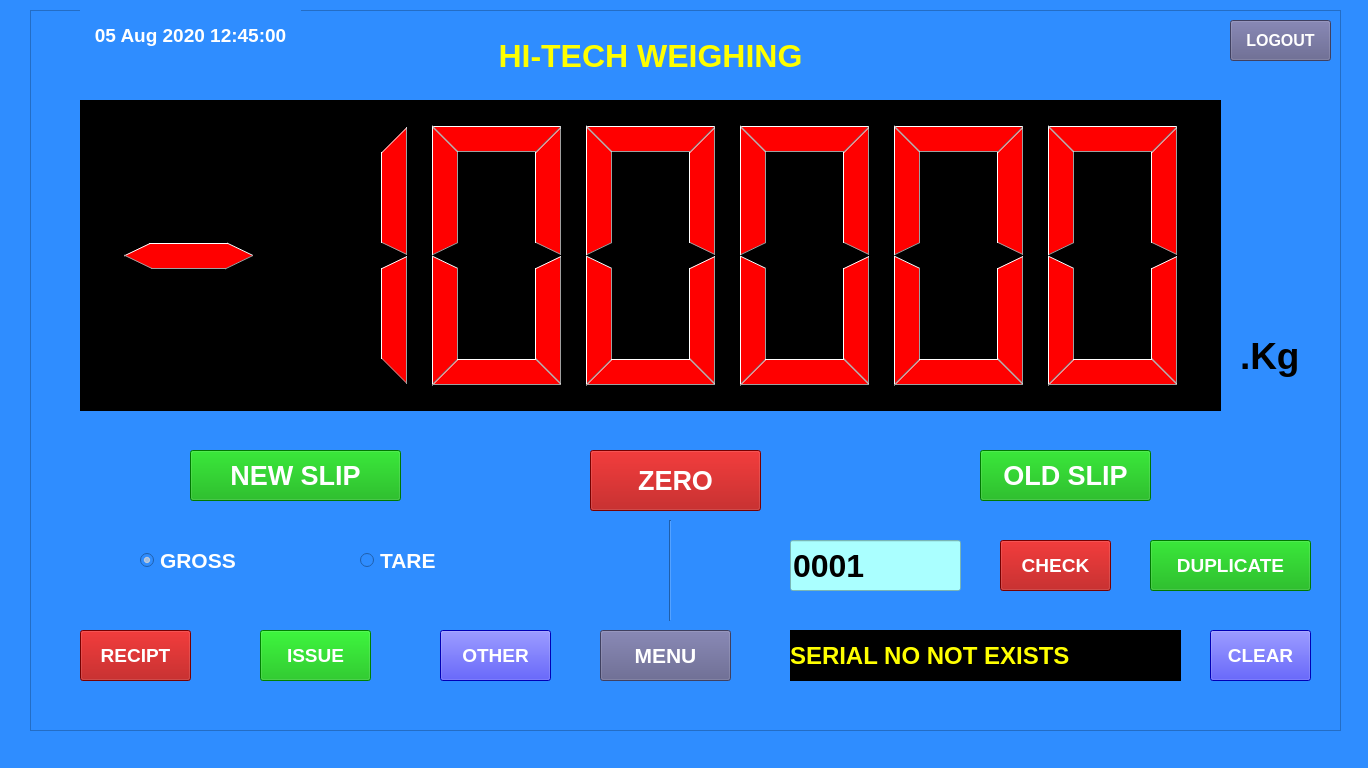
<?xml version="1.0" encoding="UTF-8"?>
<ui version="4.0">
 <class>MainWindow</class>
 <widget class="QMainWindow" name="MainWindow">
  <property name="geometry">
   <rect>
    <x>0</x>
    <y>0</y>
    <width>1368</width>
    <height>768</height>
   </rect>
  </property>
  <property name="baseSize">
   <size>
    <width>0</width>
    <height>0</height>
   </size>
  </property>
  <property name="windowTitle">
   <string>MainWindow</string>
  </property>
  <property name="styleSheet">
   <string notr="true">background-color: rgb(47, 141, 255);</string>
  </property>
  <widget class="QWidget" name="centralwidget">
   <widget class="QFrame" name="frame">
    <property name="geometry">
     <rect>
      <x>30</x>
      <y>10</y>
      <width>1311</width>
      <height>721</height>
     </rect>
    </property>
    <property name="font">
     <font>
      <family>MS Sans Serif</family>
     </font>
    </property>
    <property name="styleSheet">
     <string notr="true">color: rgb(255, 255, 255);
</string>
    </property>
    <property name="frameShape">
     <enum>QFrame::StyledPanel</enum>
    </property>
    <property name="frameShadow">
     <enum>QFrame::Raised</enum>
    </property>
    <widget class="QPushButton" name="pushButton">
     <property name="geometry">
      <rect>
       <x>560</x>
       <y>440</y>
       <width>171</width>
       <height>61</height>
      </rect>
     </property>
     <property name="font">
      <font>
       <family>Arial</family>
       <pointsize>20</pointsize>
       <weight>75</weight>
       <bold>true</bold>
      </font>
     </property>
     <property name="styleSheet">
      <string notr="true">color: rgb(255, 255, 255);
background-color: rgb(170, 0, 0);
</string>
     </property>
     <property name="text">
      <string>ZERO</string>
     </property>
    </widget>
    <widget class="QLabel" name="label_20">
     <property name="geometry">
      <rect>
       <x>50</x>
       <y>0</y>
       <width>221</width>
       <height>51</height>
      </rect>
     </property>
     <property name="font">
      <font>
       <family>MS Sans Serif</family>
       <pointsize>14</pointsize>
       <weight>75</weight>
       <bold>true</bold>
      </font>
     </property>
     <property name="styleSheet">
      <string notr="true">color: rgb(255, 255, 255);</string>
     </property>
     <property name="text">
      <string>05 Aug 2020 12:45:00</string>
     </property>
     <property name="alignment">
      <set>Qt::AlignCenter</set>
     </property>
    </widget>
    <widget class="QPushButton" name="pushButton_3">
     <property name="geometry">
      <rect>
       <x>50</x>
       <y>620</y>
       <width>111</width>
       <height>51</height>
      </rect>
     </property>
     <property name="font">
      <font>
       <pointsize>14</pointsize>
       <weight>75</weight>
       <bold>true</bold>
      </font>
     </property>
     <property name="styleSheet">
      <string notr="true">color: rgb(255, 255, 255);
background-color: rgb(170, 0, 0);</string>
     </property>
     <property name="text">
      <string>RECIPT</string>
     </property>
    </widget>
    <widget class="QPushButton" name="pushButton_4">
     <property name="geometry">
      <rect>
       <x>230</x>
       <y>620</y>
       <width>111</width>
       <height>51</height>
      </rect>
     </property>
     <property name="font">
      <font>
       <pointsize>14</pointsize>
       <weight>75</weight>
       <bold>true</bold>
      </font>
     </property>
     <property name="styleSheet">
      <string notr="true">color: rgb(255, 255, 255);
background-color: rgb(0, 180, 0);</string>
     </property>
     <property name="text">
      <string>ISSUE</string>
     </property>
    </widget>
    <widget class="QPushButton" name="pushButton_5">
     <property name="geometry">
      <rect>
       <x>410</x>
       <y>620</y>
       <width>111</width>
       <height>51</height>
      </rect>
     </property>
     <property name="font">
      <font>
       <pointsize>14</pointsize>
       <weight>75</weight>
       <bold>true</bold>
      </font>
     </property>
     <property name="styleSheet">
      <string notr="true">color: rgb(255, 255, 255);
background-color: rgb(0, 0, 255);</string>
     </property>
     <property name="text">
      <string>OTHER</string>
     </property>
    </widget>
    <widget class="QLCDNumber" name="lcdNumber">
     <property name="geometry">
      <rect>
       <x>50</x>
       <y>90</y>
       <width>1141</width>
       <height>311</height>
      </rect>
     </property>
     <property name="layoutDirection">
      <enum>Qt::LeftToRight</enum>
     </property>
     <property name="styleSheet">
      <string notr="true">background-color: rgb(0, 0, 0);
font: 10pt &quot;MS Sans Serif&quot;;
color: rgb(255, 0, 0);</string>
     </property>
     <property name="digitCount">
      <number>7</number>
     </property>
     <property name="value" stdset="0">
      <double>-200000.000000000000000</double>
     </property>
     <property name="intValue" stdset="0">
      <number>-200000</number>
     </property>
    </widget>
    <widget class="QLabel" name="label_53">
     <property name="geometry">
      <rect>
       <x>1210</x>
       <y>300</y>
       <width>81</width>
       <height>91</height>
      </rect>
     </property>
     <property name="font">
      <font>
       <family>MS Shell Dlg 2</family>
       <pointsize>28</pointsize>
       <weight>75</weight>
       <bold>true</bold>
       <underline>false</underline>
      </font>
     </property>
     <property name="styleSheet">
      <string notr="true">color: rgb(0, 0, 0);</string>
     </property>
     <property name="text">
      <string>.Kg</string>
     </property>
     <property name="alignment">
      <set>Qt::AlignLeading|Qt::AlignLeft|Qt::AlignVCenter</set>
     </property>
    </widget>
    <widget class="QPushButton" name="pushButton_2">
     <property name="geometry">
      <rect>
       <x>570</x>
       <y>620</y>
       <width>131</width>
       <height>51</height>
      </rect>
     </property>
     <property name="font">
      <font>
       <family>Arial</family>
       <pointsize>16</pointsize>
       <weight>75</weight>
       <bold>true</bold>
      </font>
     </property>
     <property name="styleSheet">
      <string notr="true">background-color: rgb(90, 90, 134);
color: rgb(255, 255, 255);</string>
     </property>
     <property name="text">
      <string>MENU</string>
     </property>
    </widget>
    <widget class="QLabel" name="label">
     <property name="geometry">
      <rect>
       <x>410</x>
       <y>20</y>
       <width>421</width>
       <height>51</height>
      </rect>
     </property>
     <property name="font">
      <font>
       <pointsize>24</pointsize>
       <weight>75</weight>
       <bold>true</bold>
      </font>
     </property>
     <property name="styleSheet">
      <string notr="true">color: rgb(255, 255, 0);</string>
     </property>
     <property name="text">
      <string>HI-TECH WEIGHING</string>
     </property>
     <property name="alignment">
      <set>Qt::AlignCenter</set>
     </property>
    </widget>
    <widget class="Line" name="line">
     <property name="geometry">
      <rect>
       <x>630</x>
       <y>510</y>
       <width>20</width>
       <height>101</height>
      </rect>
     </property>
     <property name="styleSheet">
      <string notr="true">color: rgb(255, 255, 255);
border-color: rgb(255, 255, 255);</string>
     </property>
     <property name="orientation">
      <enum>Qt::Vertical</enum>
     </property>
    </widget>
    <widget class="QRadioButton" name="radioButton_3">
     <property name="geometry">
      <rect>
       <x>110</x>
       <y>520</y>
       <width>121</width>
       <height>61</height>
      </rect>
     </property>
     <property name="font">
      <font>
       <family>Arial</family>
       <pointsize>16</pointsize>
       <weight>75</weight>
       <bold>true</bold>
      </font>
     </property>
     <property name="styleSheet">
      <string notr="true">color: rgb(255, 255, 255);</string>
     </property>
     <property name="text">
      <string>GROSS</string>
     </property>
     <property name="checked">
      <bool>true</bool>
     </property>
    </widget>
    <widget class="QRadioButton" name="radioButton_4">
     <property name="geometry">
      <rect>
       <x>330</x>
       <y>520</y>
       <width>111</width>
       <height>61</height>
      </rect>
     </property>
     <property name="font">
      <font>
       <family>Arial</family>
       <pointsize>16</pointsize>
       <weight>75</weight>
       <bold>true</bold>
      </font>
     </property>
     <property name="styleSheet">
      <string notr="true">color: rgb(255, 255, 255);</string>
     </property>
     <property name="text">
      <string>TARE</string>
     </property>
    </widget>
    <widget class="QLineEdit" name="lineEdit">
     <property name="geometry">
      <rect>
       <x>760</x>
       <y>530</y>
       <width>171</width>
       <height>51</height>
      </rect>
     </property>
     <property name="font">
      <font>
       <family>Arial</family>
       <pointsize>24</pointsize>
       <weight>75</weight>
       <bold>true</bold>
      </font>
     </property>
     <property name="styleSheet">
      <string notr="true">background-color: rgb(170, 255, 255);
color: rgb(0, 0, 0);</string>
     </property>
     <property name="text">
      <string>0001</string>
     </property>
    </widget>
    <widget class="QPushButton" name="pushButton_9">
     <property name="geometry">
      <rect>
       <x>160</x>
       <y>440</y>
       <width>211</width>
       <height>51</height>
      </rect>
     </property>
     <property name="font">
      <font>
       <family>Arial</family>
       <pointsize>20</pointsize>
       <weight>75</weight>
       <bold>true</bold>
      </font>
     </property>
     <property name="styleSheet">
      <string notr="true">background-color: rgb(0, 170, 0);</string>
     </property>
     <property name="text">
      <string>NEW SLIP</string>
     </property>
    </widget>
    <widget class="QPushButton" name="pushButton_10">
     <property name="geometry">
      <rect>
       <x>950</x>
       <y>440</y>
       <width>171</width>
       <height>51</height>
      </rect>
     </property>
     <property name="font">
      <font>
       <family>Arial</family>
       <pointsize>20</pointsize>
       <weight>75</weight>
       <bold>true</bold>
      </font>
     </property>
     <property name="styleSheet">
      <string notr="true">background-color: rgb(0, 170, 0);</string>
     </property>
     <property name="text">
      <string>OLD SLIP</string>
     </property>
    </widget>
    <widget class="QPushButton" name="pushButton_6">
     <property name="geometry">
      <rect>
       <x>970</x>
       <y>530</y>
       <width>111</width>
       <height>51</height>
      </rect>
     </property>
     <property name="font">
      <font>
       <pointsize>14</pointsize>
       <weight>75</weight>
       <bold>true</bold>
      </font>
     </property>
     <property name="styleSheet">
      <string notr="true">color: rgb(255, 255, 255);
background-color: rgb(170, 0, 0);</string>
     </property>
     <property name="text">
      <string>CHECK</string>
     </property>
    </widget>
    <widget class="QPushButton" name="pushButton_7">
     <property name="geometry">
      <rect>
       <x>1180</x>
       <y>620</y>
       <width>101</width>
       <height>51</height>
      </rect>
     </property>
     <property name="font">
      <font>
       <pointsize>14</pointsize>
       <weight>75</weight>
       <bold>true</bold>
      </font>
     </property>
     <property name="styleSheet">
      <string notr="true">color: rgb(255, 255, 255);

background-color: rgb(0, 0, 255);</string>
     </property>
     <property name="text">
      <string>CLEAR</string>
     </property>
    </widget>
    <widget class="QPushButton" name="pushButton_11">
     <property name="geometry">
      <rect>
       <x>1120</x>
       <y>530</y>
       <width>161</width>
       <height>51</height>
      </rect>
     </property>
     <property name="font">
      <font>
       <family>Arial</family>
       <pointsize>14</pointsize>
       <weight>75</weight>
       <bold>true</bold>
      </font>
     </property>
     <property name="styleSheet">
      <string notr="true">background-color: rgb(0, 170, 0);</string>
     </property>
     <property name="text">
      <string>DUPLICATE</string>
     </property>
    </widget>
    <widget class="QLabel" name="label_2">
     <property name="geometry">
      <rect>
       <x>760</x>
       <y>620</y>
       <width>391</width>
       <height>51</height>
      </rect>
     </property>
     <property name="font">
      <font>
       <family>Arial</family>
       <pointsize>18</pointsize>
       <weight>75</weight>
       <bold>true</bold>
      </font>
     </property>
     <property name="styleSheet">
      <string notr="true">color: rgb(255, 255, 0);
background-color: rgb(0, 0, 0);</string>
     </property>
     <property name="text">
      <string>SERIAL NO NOT EXISTS</string>
     </property>
     <property name="alignment">
      <set>Qt::AlignLeading|Qt::AlignLeft|Qt::AlignVCenter</set>
     </property>
    </widget>
    <widget class="QPushButton" name="pushButton_8">
     <property name="geometry">
      <rect>
       <x>1200</x>
       <y>10</y>
       <width>101</width>
       <height>41</height>
      </rect>
     </property>
     <property name="font">
      <font>
       <family>Arial</family>
       <pointsize>12</pointsize>
       <weight>75</weight>
       <bold>true</bold>
      </font>
     </property>
     <property name="styleSheet">
      <string notr="true">background-color: rgb(90, 90, 134);
color: rgb(255, 255, 255);</string>
     </property>
     <property name="text">
      <string>LOGOUT</string>
     </property>
    </widget>
   </widget>
  </widget>
  <widget class="QMenuBar" name="menubar">
   <property name="geometry">
    <rect>
     <x>0</x>
     <y>0</y>
     <width>1368</width>
     <height>21</height>
    </rect>
   </property>
  </widget>
  <widget class="QStatusBar" name="statusbar"/>
 </widget>
 <resources/>
 <connections/>
</ui>
